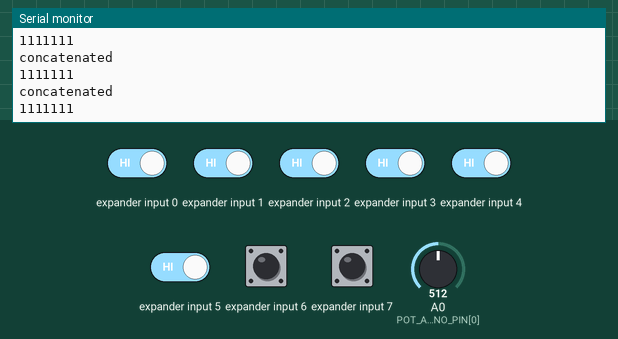
Simulated run of this sketch. Board: Arduino Mega 2560, built with avr-gcc and run on an emulated ATmega2560. Shown: the last lines printed to the serial monitor. Wiring (inferred from the names in the program): input shift register (74HC165): load pin 46; clock pin 42; serial out pin 38. Inputs (shaded band) come from the test bench; at power-on: expander input 0–7 HIGH, A0 (POT_ARDUINO_PIN[0]) = 512. MIDI output is not drawn.

Above: at 10.8 s.
10.9 s: expander input 0 driven LOW
At 15.7 s:
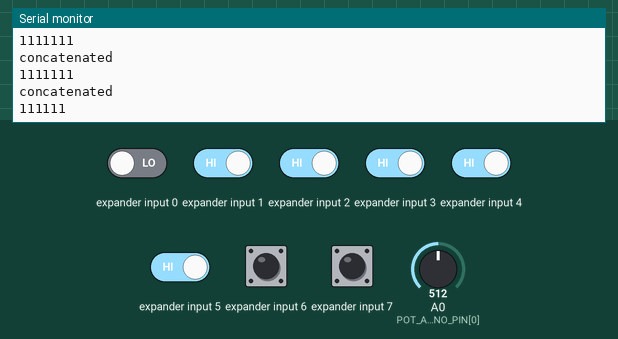
16.9 s: expander input 1 driven LOW
At 20.7 s:
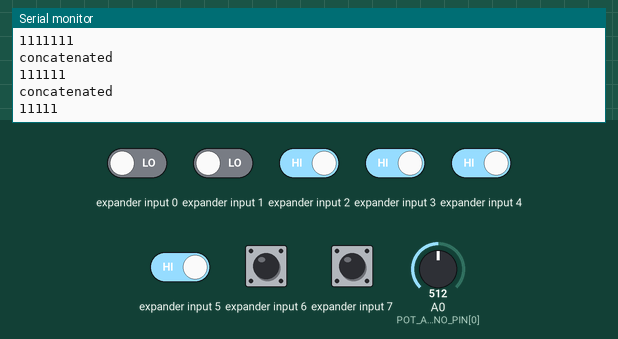
22.9 s: expander input 2 driven LOW
At 25.8 s:
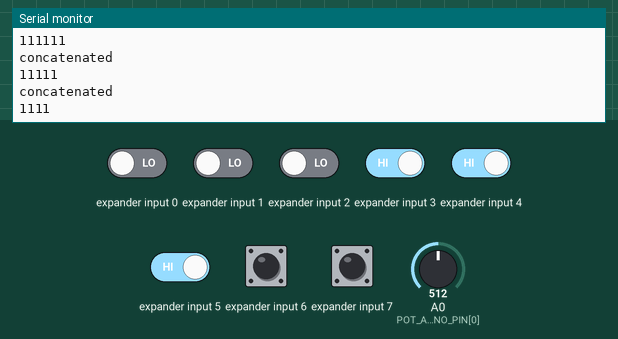
28.9 s: expander input 3 driven LOW
At 30.8 s:
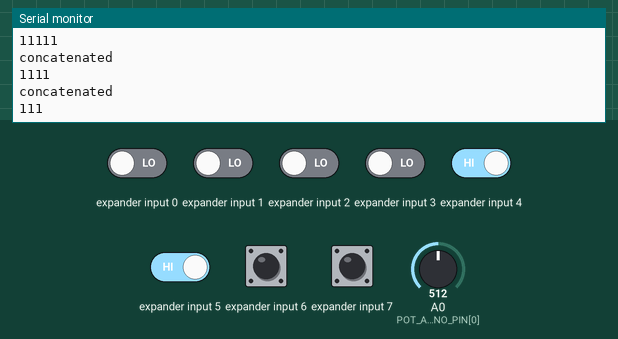
34.9 s: expander input 4 driven LOW
At 35.9 s:
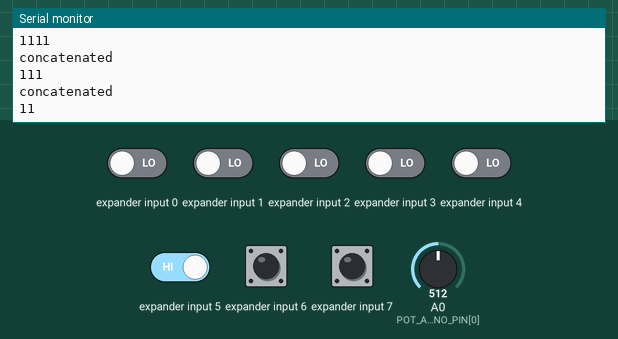
40.9 s: expander input 5 driven LOW
At 45.9 s:
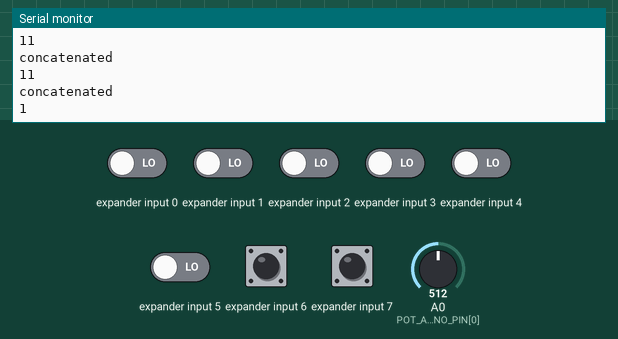
Timing chart, 0 to 47.4 s (numbered marks = the images above; inputs shaded):
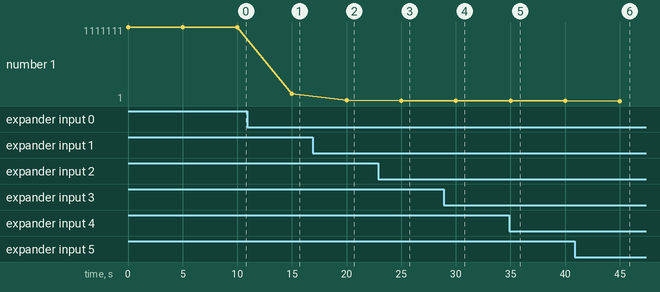

Measured:
- after the input at 10.9 s, the serial monitor: prints a new line after 4.1 s (image 1)
- after the input at 16.9 s, the serial monitor: prints a new line after 3.1 s (image 2)
- after the input at 22.9 s, the serial monitor: prints a new line after 2.1 s (image 3)
- after the input at 28.9 s, the serial monitor: prints a new line after 1.1 s (image 4)
- after the input at 34.9 s, the serial monitor: prints a new line after 0.11 s (image 5)
- after the input at 40.9 s, the serial monitor: prints a new line after 4.1 s (image 6)
- plotted number 1: 1111111 → 111111 after the input at 10.9 s, 111111 → 11111 after the input at 16.9 s, 11111 → 1111 after the input at 22.9 s, 1111 → 111 after the input at 28.9 s, 111 → 11 after the input at 34.9 s

The sketch:

Multi_Reg_T3.ino
```cpp
#include <MIDI.h> //by Francois Best

const int N_BUTTONS = 12;
const int N_REGISTERS = 2;
int load = 46;
//int clockEnablePin = 50;
int dataIn = 38;
int clockIn = 42;
//need to manually do this for some reason but it should be 8 * # of shift registers in use
const int totalInputs = 16;
int inArr[totalInputs] = {};

//MIDI protocol setup
byte midiCh = 1;
byte note = 60;
int notes[] {76, 75, 74, 73, 72, 71, 69, 67, 65, 64, 62, 60};
int buttonCState[N_BUTTONS] = {};        // stores the button current value
int buttonPState[N_BUTTONS] = {};        // stores the button previous value

MIDI_CREATE_DEFAULT_INSTANCE();

// debounce
unsigned long lastDebounceTime[N_BUTTONS] = {0};  // the last time the output pin was toggled
unsigned long debounceDelay = 50;    //* the debounce time; increase if the output flickers

//extra for one pot
//Potentiometers
const int N_POTS = 1; //* total numbers of pots (slide & rotary)
const int POT_ARDUINO_PIN[N_POTS] = {A0}; //* pins of each pot connected straight to the Arduino

int potCState[N_POTS] = {0}; // Current state of the pot
int potPState[N_POTS] = {0}; // Previous state of the pot
int potVar = 0; // Difference between the current and previous state of the pot

int midiCState[N_POTS] = {0}; // Current state of the midi value
int midiPState[N_POTS] = {0}; // Previous state of the midi value

const int TIMEOUT = 300; //* Amount of time the potentiometer will be read after it exceeds the varThreshold
const int varThreshold = 10; //* Threshold for the potentiometer signal variation
boolean potMoving = true; // If the potentiometer is moving
unsigned long PTime[N_POTS] = {0}; // Previously stored time
unsigned long timer[N_POTS] = {0}; // Stores the time that has elapsed since the timer was reset

byte cc = 1; //lowest midi cc value
int ccA[] = {1};//MUST correspond to # of pots, sets what each pot controls

void setup() {
  // Setup Serial Monitor
  MIDI.begin(1);
  Serial.begin(115200);

  // Setup 74HC165 connections
  pinMode(load, OUTPUT);
  //pinMode(clockEnablePin, OUTPUT);
  pinMode(clockIn, OUTPUT);
  pinMode(dataIn, INPUT);

  //set output pins
  digitalWrite(load, HIGH);
  digitalWrite(clockIn, LOW);
  //digitalWrite(ClockEnablePin, LOW);
  //set inital input array to zero
  for(int i = 0; i < totalInputs; i++){
    inArr[i] = LOW;
  }
}

void loop() {
  // Write pulse to load pin
  digitalWrite(load, LOW);
  delayMicroseconds(5);
  digitalWrite(load, HIGH);
  delayMicroseconds(5);

  //shift in 8 * number of shift registers connected
  digitalWrite(clockIn, HIGH);
  //digitalWrite(clockEnablePin, LOW);

  //TODO turn this into a for loop for variabel amt of shift registers
  byte incoming1 = shiftIn(dataIn, clockIn, LSBFIRST);
  byte incoming2 = shiftIn(dataIn, clockIn, LSBFIRST);
  digitalWrite(clockIn, LOW);
  //digitalWrite(clockEnablePin, HIGH);
  //print out the array?
  //Serial.println("reg 1");
 //Serial.println(incoming1, BIN);
  //Serial.println("reg 2");
  //Serial.println(incoming2, BIN);

  //trying to concatenate all bytes together into a single unsigned long
  //for the button loop to be easier to go through
  unsigned long buttons = 0;
  buttons = ((long)incoming2 << 8) + ((long)incoming1);
  Serial.println("concatenated");
  Serial.println(buttons, BIN);


  //for testing lets only let this loop run like every 5 seconds?
  delay(5000);

  //so far everything above here went great, adding some new stuff to test below

  for(int i = 0; i < N_BUTTONS; i++){
        //set the midi state to be the button state
        //in order to not constantly send MIDI signals
        //we need to check whether or not the button states changed
        //do this by keeping an array of the previoius states and the new states to compare
        int currentBit = bitRead(buttons,i);
        buttonCState[i] = currentBit;
        note = notes[i];

          //debouncing, i only kind of understand this lol
          if ((millis() - lastDebounceTime[i]) > debounceDelay) {

      if (buttonPState[i] != buttonCState[i]) {
        lastDebounceTime[i] = millis();

        if (buttonCState[i] == 1) {


            MIDI.sendNoteOn(note, 127, midiCh); // note, velocity, channel
            //Serial.println("sending note on!");
           // Serial.println(i, DEC);
            //Serial.println(currentBit, DEC);
        }
        else {

          // Sends the MIDI note OFF accordingly to the chosen board

          MIDI.sendNoteOn(note, 0, midiCh); // note, velocity, channel
          //Serial.println("sending note off");
        }

          //update the past state
          buttonPState[i] = buttonCState[i];
        }
      }
   }


  //one pot mod wheel for a showcase lol
  potentiometers();
}

void potentiometers(){

  for (int i = 0; i < N_POTS; i++) { //loop through all pots

      potCState[i] = analogRead(POT_ARDUINO_PIN[i]);

      midiCState[i] = map(potCState[i], 0, 1023, 0, 127);// Maps the reading of the potCState to a value usable in midi

      potVar = abs(potCState[i] - potPState[i]);// Calculates the absolute value between the difference between the current and previous state of the pot

      if(potVar > varThreshold) {//opens gate if pot variation is over the threshold
          PTime[i] = millis(); //store the previous time
        }
      timer[i] = millis() - PTime[i]; //resets timer

      if (timer[i] < TIMEOUT) {//if the timer is less than the max allowed time the pot is still moving
        potMoving = true;
      } else {
        potMoving = false;
      }

      if (potMoving ==true){ //if pot is moving send the cc (change control){
        if (midiPState[i] != midiCState[i]){
          cc = ccA[i];
          MIDI.sendControlChange(cc, midiCState[i], midiCh);
        }

        potPState[i] = potCState[i]; // Stores the current reading of the potentiometer to compare with the next
        midiPState[i] = midiCState[i];
      }
    }
  }
```
